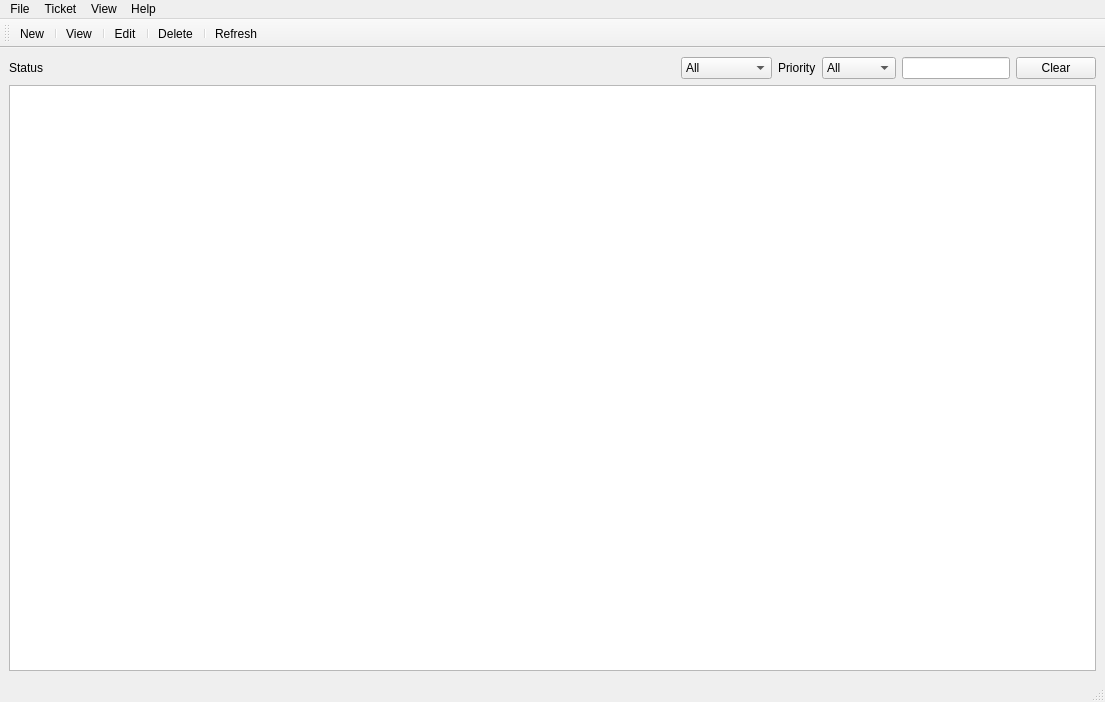
<?xml version="1.0" encoding="UTF-8"?>
<ui version="4.0">
 <class>mainwindow</class>
 <widget class="QMainWindow" name="mainwindow">
  <property name="geometry">
   <rect>
    <x>0</x>
    <y>0</y>
    <width>1105</width>
    <height>702</height>
   </rect>
  </property>
  <property name="windowTitle">
   <string>MainWindow</string>
  </property>
  <property name="layoutDirection">
   <enum>Qt::LayoutDirection::LeftToRight</enum>
  </property>
  <widget class="QWidget" name="centralwidget">
   <layout class="QHBoxLayout" name="horizontalLayout">
    <item>
     <layout class="QVBoxLayout" name="verticalLayout">
      <item>
       <layout class="QGridLayout" name="gridLayout" columnstretch="1,0,0,0,0,0">
        <item row="0" column="5">
         <widget class="QPushButton" name="btnClear">
          <property name="text">
           <string>Clear</string>
          </property>
         </widget>
        </item>
        <item row="0" column="3">
         <widget class="QComboBox" name="comboPriority">
          <item>
           <property name="text">
            <string>All</string>
           </property>
          </item>
          <item>
           <property name="text">
            <string>Low</string>
           </property>
          </item>
          <item>
           <property name="text">
            <string>Medium</string>
           </property>
          </item>
          <item>
           <property name="text">
            <string>High</string>
           </property>
          </item>
         </widget>
        </item>
        <item row="0" column="4">
         <widget class="QLineEdit" name="lineEdit">
          <property name="sizePolicy">
           <sizepolicy hsizetype="Preferred" vsizetype="Fixed">
            <horstretch>0</horstretch>
            <verstretch>0</verstretch>
           </sizepolicy>
          </property>
          <property name="layoutDirection">
           <enum>Qt::LayoutDirection::LeftToRight</enum>
          </property>
          <property name="maxLength">
           <number>32771</number>
          </property>
         </widget>
        </item>
        <item row="0" column="0">
         <widget class="QLabel" name="label">
          <property name="text">
           <string>Status</string>
          </property>
         </widget>
        </item>
        <item row="0" column="1">
         <widget class="QComboBox" name="comboStatus">
          <item>
           <property name="text">
            <string>All</string>
           </property>
          </item>
          <item>
           <property name="text">
            <string>Open</string>
           </property>
          </item>
          <item>
           <property name="text">
            <string>In Progress</string>
           </property>
          </item>
          <item>
           <property name="text">
            <string>Closed</string>
           </property>
          </item>
         </widget>
        </item>
        <item row="0" column="2">
         <widget class="QLabel" name="label_2">
          <property name="text">
           <string>Priority</string>
          </property>
         </widget>
        </item>
       </layout>
      </item>
      <item>
       <layout class="QVBoxLayout" name="verticalLayout_4">
        <item>
         <widget class="QTableView" name="tableTickets"/>
        </item>
       </layout>
      </item>
     </layout>
    </item>
   </layout>
  </widget>
  <widget class="QMenuBar" name="menubar">
   <property name="geometry">
    <rect>
     <x>0</x>
     <y>0</y>
     <width>1105</width>
     <height>26</height>
    </rect>
   </property>
   <widget class="QMenu" name="menuFile">
    <property name="title">
     <string>File</string>
    </property>
    <addaction name="actionExit"/>
   </widget>
   <widget class="QMenu" name="menuTicket">
    <property name="title">
     <string>Ticket</string>
    </property>
    <addaction name="actionDelete"/>
    <addaction name="actionEdit"/>
    <addaction name="actionView"/>
    <addaction name="actionNew"/>
   </widget>
   <widget class="QMenu" name="menuView">
    <property name="title">
     <string>View</string>
    </property>
    <addaction name="actionRefresh"/>
   </widget>
   <widget class="QMenu" name="menuHelp">
    <property name="title">
     <string>Help</string>
    </property>
    <addaction name="actionAbout"/>
   </widget>
   <addaction name="menuFile"/>
   <addaction name="menuTicket"/>
   <addaction name="menuView"/>
   <addaction name="menuHelp"/>
  </widget>
  <widget class="QStatusBar" name="statusbar"/>
  <widget class="QToolBar" name="toolBar">
   <property name="windowTitle">
    <string>toolBar</string>
   </property>
   <property name="toolButtonStyle">
    <enum>Qt::ToolButtonStyle::ToolButtonTextBesideIcon</enum>
   </property>
   <attribute name="toolBarArea">
    <enum>TopToolBarArea</enum>
   </attribute>
   <attribute name="toolBarBreak">
    <bool>false</bool>
   </attribute>
   <addaction name="actionNew"/>
   <addaction name="separator"/>
   <addaction name="actionView"/>
   <addaction name="separator"/>
   <addaction name="actionEdit"/>
   <addaction name="separator"/>
   <addaction name="actionDelete"/>
   <addaction name="separator"/>
   <addaction name="actionRefresh"/>
  </widget>
  <action name="actionExit">
   <property name="icon">
    <iconset theme="QIcon::ThemeIcon::ApplicationExit"/>
   </property>
   <property name="text">
    <string>Exit</string>
   </property>
   <property name="menuRole">
    <enum>QAction::MenuRole::NoRole</enum>
   </property>
  </action>
  <action name="actionAbout">
   <property name="icon">
    <iconset theme="QIcon::ThemeIcon::HelpAbout"/>
   </property>
   <property name="text">
    <string>About</string>
   </property>
   <property name="menuRole">
    <enum>QAction::MenuRole::NoRole</enum>
   </property>
  </action>
  <action name="actionNew">
   <property name="icon">
    <iconset theme="QIcon::ThemeIcon::DocumentNew"/>
   </property>
   <property name="text">
    <string>New</string>
   </property>
   <property name="menuRole">
    <enum>QAction::MenuRole::NoRole</enum>
   </property>
  </action>
  <action name="actionView">
   <property name="icon">
    <iconset theme="QIcon::ThemeIcon::DocumentOpen"/>
   </property>
   <property name="text">
    <string>View</string>
   </property>
   <property name="menuRole">
    <enum>QAction::MenuRole::NoRole</enum>
   </property>
  </action>
  <action name="actionEdit">
   <property name="icon">
    <iconset theme="QIcon::ThemeIcon::EditCut"/>
   </property>
   <property name="text">
    <string>Edit</string>
   </property>
   <property name="menuRole">
    <enum>QAction::MenuRole::NoRole</enum>
   </property>
  </action>
  <action name="actionDelete">
   <property name="icon">
    <iconset theme="QIcon::ThemeIcon::EditDelete"/>
   </property>
   <property name="text">
    <string>Delete</string>
   </property>
   <property name="menuRole">
    <enum>QAction::MenuRole::NoRole</enum>
   </property>
  </action>
  <action name="actionRefresh">
   <property name="icon">
    <iconset theme="QIcon::ThemeIcon::ViewRefresh"/>
   </property>
   <property name="text">
    <string>Refresh</string>
   </property>
   <property name="menuRole">
    <enum>QAction::MenuRole::NoRole</enum>
   </property>
  </action>
 </widget>
 <resources/>
 <connections/>
</ui>
